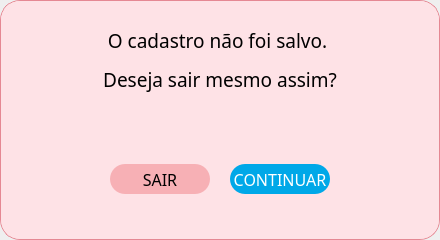
<?xml version="1.0" encoding="UTF-8"?>
<ui version="4.0">
 <class>Dialog</class>
 <widget class="QDialog" name="Dialog">
  <property name="geometry">
   <rect>
    <x>0</x>
    <y>0</y>
    <width>440</width>
    <height>240</height>
   </rect>
  </property>
  <property name="minimumSize">
   <size>
    <width>440</width>
    <height>240</height>
   </size>
  </property>
  <property name="maximumSize">
   <size>
    <width>440</width>
    <height>240</height>
   </size>
  </property>
  <property name="windowTitle">
   <string>Dialog</string>
  </property>
  <layout class="QHBoxLayout" name="horizontalLayout">
   <property name="spacing">
    <number>0</number>
   </property>
   <property name="leftMargin">
    <number>0</number>
   </property>
   <property name="topMargin">
    <number>0</number>
   </property>
   <property name="rightMargin">
    <number>0</number>
   </property>
   <property name="bottomMargin">
    <number>0</number>
   </property>
   <item>
    <widget class="QFrame" name="frame">
     <property name="autoFillBackground">
      <bool>false</bool>
     </property>
     <property name="styleSheet">
      <string notr="true">background-color: #FEE2E6; border-radius: 20px; border: 1px solid #E58893</string>
     </property>
     <property name="frameShape">
      <enum>QFrame::StyledPanel</enum>
     </property>
     <property name="frameShadow">
      <enum>QFrame::Raised</enum>
     </property>
     <layout class="QVBoxLayout" name="verticalLayout">
      <property name="spacing">
       <number>0</number>
      </property>
      <property name="leftMargin">
       <number>0</number>
      </property>
      <property name="topMargin">
       <number>0</number>
      </property>
      <property name="rightMargin">
       <number>0</number>
      </property>
      <property name="bottomMargin">
       <number>0</number>
      </property>
      <item>
       <widget class="QFrame" name="frame_3">
        <property name="styleSheet">
         <string notr="true">border: none</string>
        </property>
        <property name="frameShape">
         <enum>QFrame::StyledPanel</enum>
        </property>
        <property name="frameShadow">
         <enum>QFrame::Raised</enum>
        </property>
        <layout class="QHBoxLayout" name="horizontalLayout_2">
         <property name="spacing">
          <number>0</number>
         </property>
         <property name="leftMargin">
          <number>0</number>
         </property>
         <property name="topMargin">
          <number>0</number>
         </property>
         <property name="rightMargin">
          <number>0</number>
         </property>
         <property name="bottomMargin">
          <number>0</number>
         </property>
         <item>
          <widget class="QLabel" name="label">
           <property name="minimumSize">
            <size>
             <width>230</width>
             <height>70</height>
            </size>
           </property>
           <property name="font">
            <font>
             <family>Abel</family>
             <pointsize>14</pointsize>
            </font>
           </property>
           <property name="styleSheet">
            <string notr="true">padding-top: 2em</string>
           </property>
           <property name="text">
            <string>&lt;html&gt;&lt;head/&gt;&lt;body&gt;&lt;p align=&quot;center&quot;&gt;O cadastro não foi salvo. &lt;/p&gt;&lt;p align=&quot;center&quot;&gt;Deseja sair mesmo assim?&lt;/p&gt;&lt;/body&gt;&lt;/html&gt;</string>
           </property>
           <property name="alignment">
            <set>Qt::AlignCenter</set>
           </property>
          </widget>
         </item>
        </layout>
       </widget>
      </item>
      <item>
       <widget class="QFrame" name="frame_2">
        <property name="styleSheet">
         <string notr="true">border: none</string>
        </property>
        <property name="frameShape">
         <enum>QFrame::StyledPanel</enum>
        </property>
        <property name="frameShadow">
         <enum>QFrame::Raised</enum>
        </property>
        <layout class="QHBoxLayout" name="horizontalLayout_4">
         <property name="spacing">
          <number>0</number>
         </property>
         <property name="leftMargin">
          <number>0</number>
         </property>
         <property name="topMargin">
          <number>0</number>
         </property>
         <property name="rightMargin">
          <number>0</number>
         </property>
         <property name="bottomMargin">
          <number>0</number>
         </property>
         <item>
          <spacer name="horizontalSpacer">
           <property name="orientation">
            <enum>Qt::Horizontal</enum>
           </property>
           <property name="sizeHint" stdset="0">
            <size>
             <width>106</width>
             <height>20</height>
            </size>
           </property>
          </spacer>
         </item>
         <item>
          <widget class="QFrame" name="frame_4">
           <property name="frameShape">
            <enum>QFrame::StyledPanel</enum>
           </property>
           <property name="frameShadow">
            <enum>QFrame::Raised</enum>
           </property>
           <layout class="QHBoxLayout" name="horizontalLayout_3">
            <property name="spacing">
             <number>20</number>
            </property>
            <property name="leftMargin">
             <number>0</number>
            </property>
            <property name="topMargin">
             <number>0</number>
            </property>
            <property name="rightMargin">
             <number>0</number>
            </property>
            <property name="bottomMargin">
             <number>0</number>
            </property>
            <item>
             <widget class="QPushButton" name="btn_sair_popup_cadastro_nao_salvo_as">
              <property name="minimumSize">
               <size>
                <width>100</width>
                <height>30</height>
               </size>
              </property>
              <property name="maximumSize">
               <size>
                <width>100</width>
                <height>30</height>
               </size>
              </property>
              <property name="font">
               <font>
                <family>Abel</family>
                <pointsize>12</pointsize>
               </font>
              </property>
              <property name="cursor">
               <cursorShape>PointingHandCursor</cursorShape>
              </property>
              <property name="styleSheet">
               <string notr="true">QPushButton{
border-radius:15px;
background-color: rgb(247, 176, 181);
border: 2px ;
}
QPushButton:hover{
background-color: rgb(236, 132, 140);}

QPushButton:pressed{
background-color: rgb(247, 176, 181);
}</string>
              </property>
              <property name="text">
               <string>SAIR</string>
              </property>
             </widget>
            </item>
            <item>
             <widget class="QPushButton" name="btn_continuar_popup_cadastro_nao_salvo_as">
              <property name="minimumSize">
               <size>
                <width>100</width>
                <height>30</height>
               </size>
              </property>
              <property name="maximumSize">
               <size>
                <width>100</width>
                <height>30</height>
               </size>
              </property>
              <property name="font">
               <font>
                <family>Abel</family>
                <pointsize>12</pointsize>
               </font>
              </property>
              <property name="cursor">
               <cursorShape>PointingHandCursor</cursorShape>
              </property>
              <property name="styleSheet">
               <string notr="true">QPushButton{
border-radius:15px;
background-color: rgb(0, 168, 232);
color: rgb(255, 255, 255);
border: 2px ;
}
QPushButton:hover{
background-color: rgb(0, 124, 191);}

QPushButton:pressed{
background-color: rgb(0, 168, 232);
}</string>
              </property>
              <property name="text">
               <string>CONTINUAR</string>
              </property>
             </widget>
            </item>
           </layout>
          </widget>
         </item>
         <item>
          <spacer name="horizontalSpacer_2">
           <property name="orientation">
            <enum>Qt::Horizontal</enum>
           </property>
           <property name="sizeHint" stdset="0">
            <size>
             <width>106</width>
             <height>20</height>
            </size>
           </property>
          </spacer>
         </item>
        </layout>
       </widget>
      </item>
     </layout>
    </widget>
   </item>
  </layout>
 </widget>
 <resources/>
 <connections/>
</ui>
